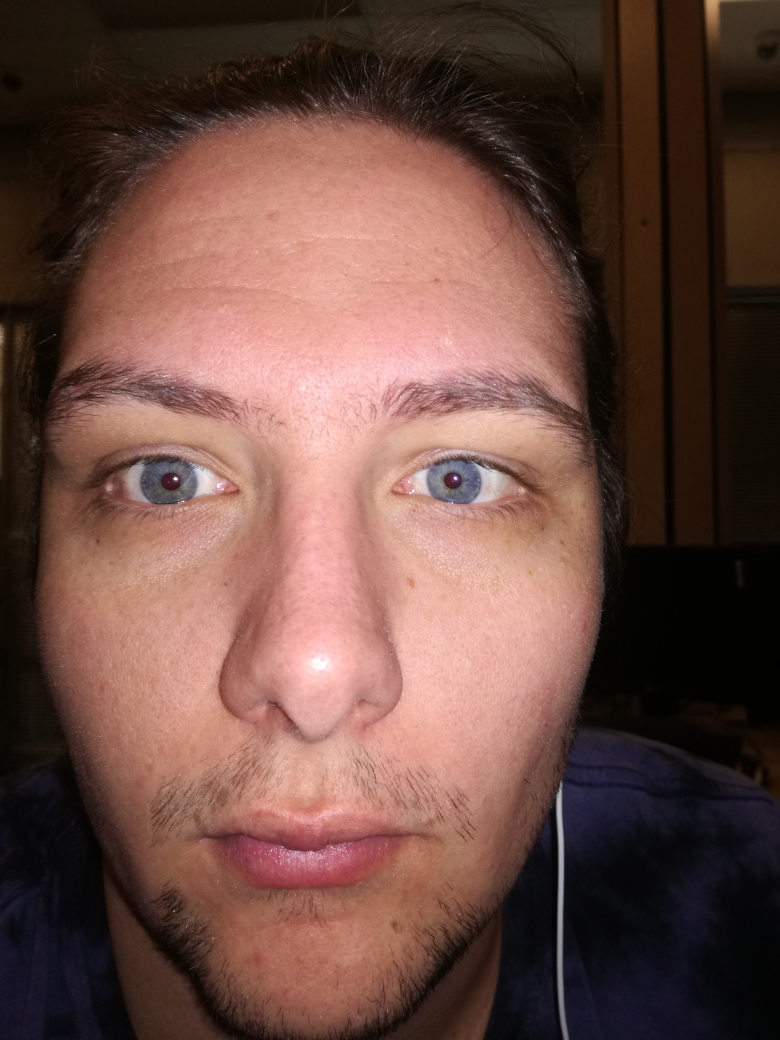
//> input picture OpenCVTest/faceh4.jpg, 3120 x 4160 px (shown at 1/4 size)
$ ./Source   (built with g++ and OpenCV 4)
//> lines starting //> are read from the running program, lines starting //| are printed output that depends on the picture; after the words box and inside, x2 and y2 are one past the last pixel; in counts of white or black regions, pixels touching at a corner belong together
### OpenCVTest/gaborfilter.h
#ifndef GABORFILTER_H
#define GABORFILTER_H

#include <opencv2/core/core.hpp>
#include <opencv2/imgproc/imgproc.hpp>
#include <opencv2/highgui/highgui.hpp>
#include <vector>
#include <map>

using namespace cv;
using namespace std;

class Gaborfilter
{
public:
    Gaborfilter();
    ~Gaborfilter();

    bool create_kernel(int r,int theta,int alpha,int beta,double omiga,int ktype);
    Mat getRealKernel();
    Mat getImagKernel();
    vector<char> getIrisCode();
    void clearIrisCode();
    double filterGabor(Mat &src,Mat &kernel);
    void gaborCode(Mat input);
    void quicksort(vector<double> a,int left,int right);

private:
    Mat realKernel,imagKernel;
    vector<char> irisCode;
    bool isCreatedKernel = false;
    //vector<double> suitw;
    multimap<double,double> suitmap;
};

#endif // GABORFILTER_H

### OpenCVTest/segment.h
#ifndef SEGMENT_H
#define SEGMENT_H

#include<opencv2/core/core.hpp>
#include<opencv2/imgproc/imgproc.hpp>
#include<opencv2/highgui/highgui.hpp>

class Segment
{
public:
    Segment();
    ~Segment();

    void findPupilEdge(cv::Mat &scr,cv::Mat &dst);
    void findIrisEdge(cv::Mat &img,cv::Mat &dst);
    int calCircleSum(cv::Mat &img,int x,int y,int r);
    void drawCircle(cv::Mat &img,int x,int y,int r);

    int pupil_x,pupil_y,pupil_r,iris_r;
    cv::Mat gaussMat;
};

struct t_attr
{
    int i0,i1;
    int j0,j1;
    int r0,r1;
    Segment seg;
};

struct r_attr
{
    int x,y,r;
    int max;
};

#endif // SEGMENT_H

### OpenCVTest/Source.h

#include "opencv2/objdetect/objdetect.hpp"
#include "opencv2/highgui/highgui.hpp"
#include "opencv2/imgproc/imgproc.hpp"
#include <opencv2/opencv.hpp>
#include "opencv2/features2d/features2d.hpp"
#include <iostream>
#include <stdio.h>
#include <cmath>
#include <list>
#include "segment.h"
#include "gaborfilter.h"

#define PI 3.14159265358979323846

using namespace std;
using namespace cv;

/** Function Headers */
void segmentIris(Mat &src, Mat &dst);
vector<char> gabor(Mat src);
Mat detectIris(Mat frame);
Mat findEye(Mat input);
Mat blurImage(Mat input);
Mat cannyTransform(Mat input);
Mat edgeContour(Mat input);
Mat findAndExtractIris(Mat &input, Mat &unprocessed, Mat &original);
int findIrisRadius(Mat input, Point startPoint, int radius);
Mat fillHoles(Mat input);
Mat findPupil(Mat input, Rect eye);
Mat normalize(Mat input); // , int pupilx, int pupily, int pupilRadius, int irisRadius
vector<int> LBP(Mat input);
bool checkUniform(vector<int> binaryCode);
double hammingDistance(vector<int> savedCode, vector<int> inputCode);
double chiSquared(vector<int> hist1, vector<int> hist2);
void showCurrentImage(Mat input);
bool houghCircle(Mat cannied, int &radius, vector<int> &xCenter, vector<int> &yCenter);

/** Global variables */
String eyes_cascade_name = "haarcascade_eye.xml";
CascadeClassifier eyes_cascade2;
string window = "Output";
int pupilx, pupily, pupilRadius, irisRadius;
int histogramValues[58] = {0, 1, 2, 3, 4, 6, 7, 8, 12, 14, 15, 16, 24, 28, 30, 31, 32, 48, 56, 60, 62, 63, 64, 96, 112, 120, 124, 126, 127, 128, 129, 131, 135, 143, 159, 191, 192, 193, 195, 199, 207, 223, 224, 225, 227, 231, 239, 240, 241, 243, 247, 248, 249, 251, 252, 253, 254, 255};

### OpenCVTest/Source.cpp
// OpenCVTest.cpp : Defines the entry point for the console application.
//
#include "Source.h"

//loads images
int main(int argc, const char** argv)
{
	if (!eyes_cascade2.load(eyes_cascade_name))
	{
		printf("Failed to load cascade\n");
		return -1;
	};


	Mat frame1 = imread("faceh4.jpg");
//> frame1 is the input picture: 4160 rows x 3120 cols, CV_8UC3; mean B, G, R 66.2, 74.6, 106.8
	Mat normalized1 = detectIris(frame1);
	vector<int> eye1 = LBP(normalized1);

	Mat frame2 = imread("faceh2.jpg");
	Mat normalized2 = detectIris(frame2);
	vector<int> eye2 = LBP(normalized2);

	cout << chiSquared(eye1, eye2) << endl;

	vector<int> eye1NBP = NBP(normalized1);
	vector<int> eye2NBP = NBP(normalized2);
	cout << hammingDistance(eye1NBP, eye2NBP) << endl;


	int hold;
	cin >> hold;

	return 0;
}

//calls the iris recognition fucntions
Mat detectIris(Mat input)
{
	Mat currentImage = input;
	//Eye localization
	currentImage = findEye(currentImage);
	Mat unprocessed = currentImage;
	showCurrentImage(currentImage);

	//Locate, extract and normalize iris
	currentImage = findAndExtractIris(currentImage, unprocessed, input);
	showCurrentImage(currentImage);

	destroyAllWindows();
	return currentImage;
}

//uses haar cascade to find the eye
Mat findEye(Mat input)
{
	Mat gray;
	cvtColor(input, gray, CV_BGR2GRAY);
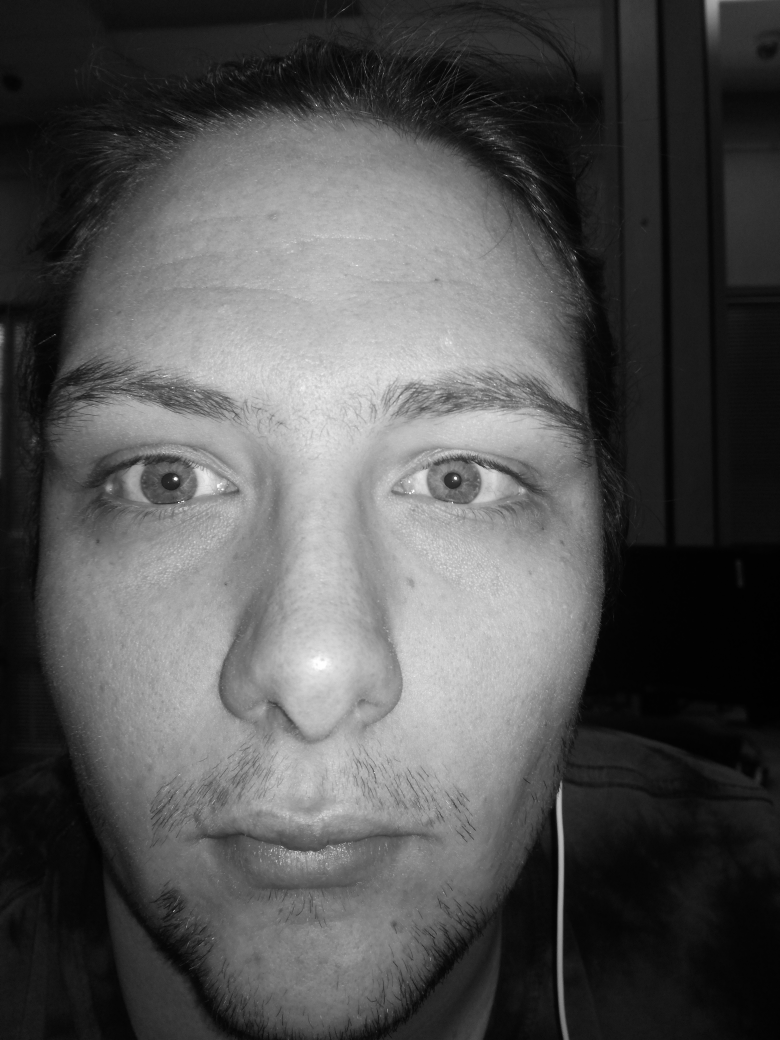
//> gray: 4160 rows x 3120 cols, CV_8UC1 (shown at 1/4 size); min 0, max 255, mean 83.3
	//equalizeHist(gray, gray);

	int minSize = gray.size().height * 0.15;
//> minSize = 624

	vector<Rect> eyes;
	eyes_cascade2.detectMultiScale(gray, eyes, 1.1, 2, 0 | CV_HAAR_SCALE_IMAGE, Size(minSize, minSize));
//> eyes = 2 Rects (x, y, width, height): [224, 1531, 794, 794], [1408, 1529, 786, 786]

	Rect eyeRegion;
	if (eyes[0].x > eyes[1].x)
		eyeRegion = Rect(eyes[0].x, eyes[0].y, eyes[0].width, eyes[0].height);
	else
		eyeRegion = Rect(eyes[1].x, eyes[1].y, eyes[1].width, eyes[1].height);
//> eyeRegion = Rect(1408, 1529, 786, 786)
	return gray(eyeRegion);
}

//gaussian blurs the image using opencv
// [36 lines left out: functions blurImage, cannyTransform, edgeContour, not called in this run]

//find iris and pupil using CHT
Mat findAndExtractIris(Mat &input, Mat &unprocessed, Mat &original)
{

	Mat processed;

	processed = fillHoles(input);
//> in fillHoles, `threshold(input, thresholded, 70, 255, THRESH_BINARY_INV);`:
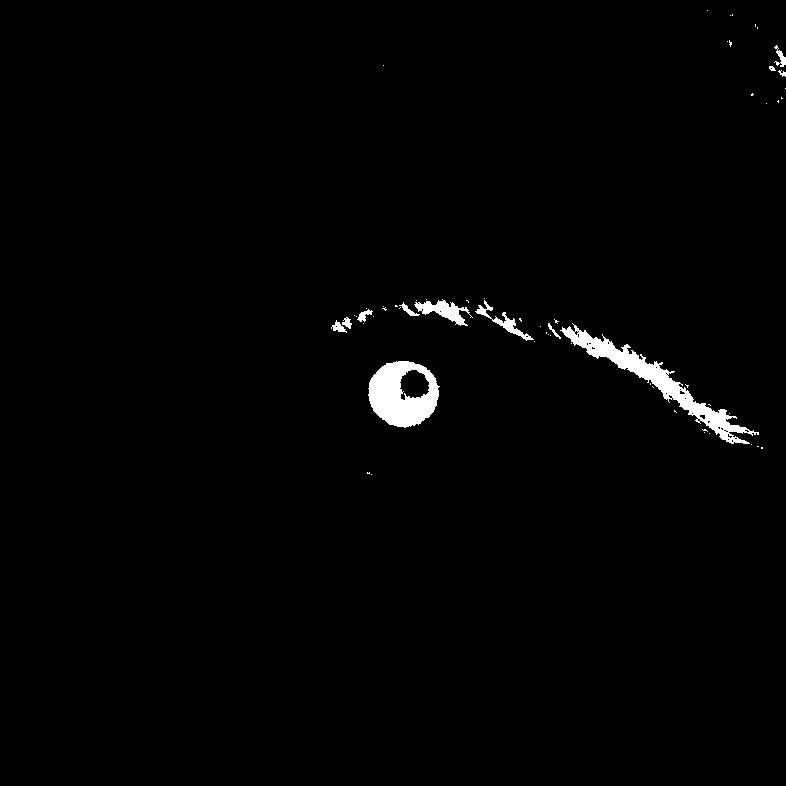
//> thresholded: 786 rows x 786 cols, CV_8UC1; 1.3% white; 60 white regions (48 under 20 px), largest, box (x1, y1, x2, y2) and area: (560, 323, 759, 444) 3500, (368, 361, 440, 428) 3048, (414, 299, 473, 326) 635
//> in fillHoles, `floodFill(floodfilled, Point(0, 0), Scalar(255));`: floodfilled: 786 rows x 786 cols, CV_8UC1; 99.9% white; 34 black regions (33 under 20 px), largest, box (x1, y1, x2, y2) and area: (400, 370, 429, 400) 627
//> processed: 786 rows x 786 cols, CV_8UC1; 1.5% white; 60 white regions (48 under 20 px), largest, box (x1, y1, x2, y2) and area: (368, 361, 440, 428) 3675, (560, 323, 759, 444) 3594, (414, 299, 473, 326) 639
	showCurrentImage(processed);

	// [8 lines of commented-out code are left out]

	GaussianBlur(processed, processed, Size(9, 9), 3, 3);
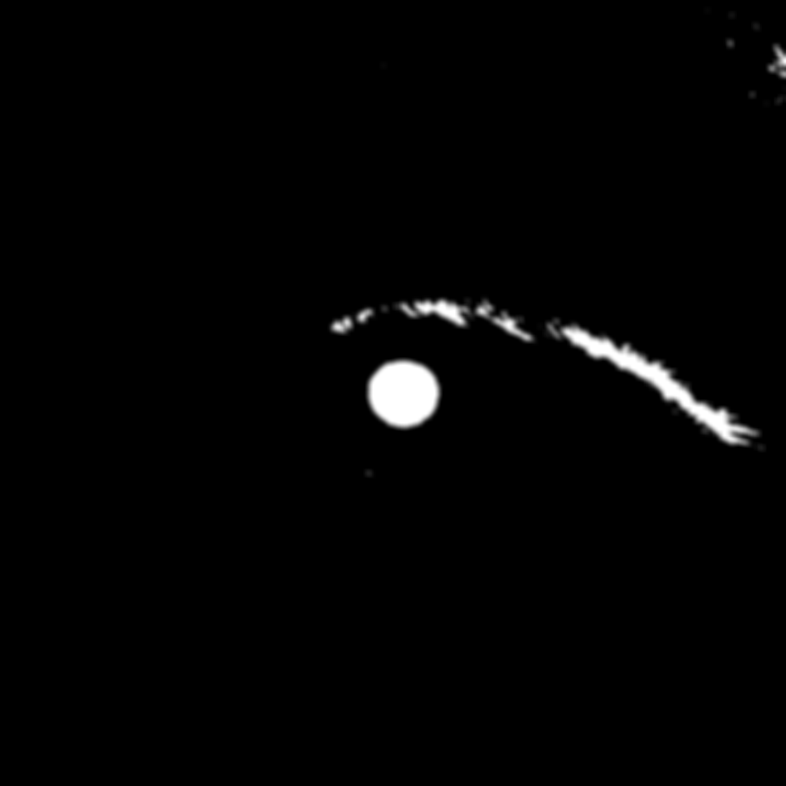
//> processed: 786 rows x 786 cols, CV_8UC1; min 0, max 255, mean 3.7
	showCurrentImage(processed);

	vector<Vec3f> circles;
	HoughCircles(processed, circles, CV_HOUGH_GRADIENT, 2, original.rows / 8, 255, 30, 0, 0);
//> circles = 1 circle (x, y, radius): [403, 393, 35]
	for (size_t i = 0; i < 1; i++)//circles.size()
	{


		Point center(cvRound(circles[i][0]), cvRound(circles[i][1]));
		pupilx = cvRound(circles[i][0]), pupily = cvRound(circles[i][1]);
		pupilRadius = cvRound(circles[i][2]);
		irisRadius = findIrisRadius(unprocessed, center, pupilRadius);

		circle(unprocessed, center, pupilRadius*1.1, Scalar(0, 0, 0), CV_FILLED);
		circle(unprocessed, center, irisRadius, Scalar(0, 0, 255), 2, 8, 0);
	}
//> this loop made 1 pass
//> (pupilx, pupily, pupilRadius, irisRadius) on pass 1: (403, 393, 35, 115)
//> pass 1, in findIrisRadius, `threshold(input, processed, 180, 255, CV_THRESH_BINARY);`:
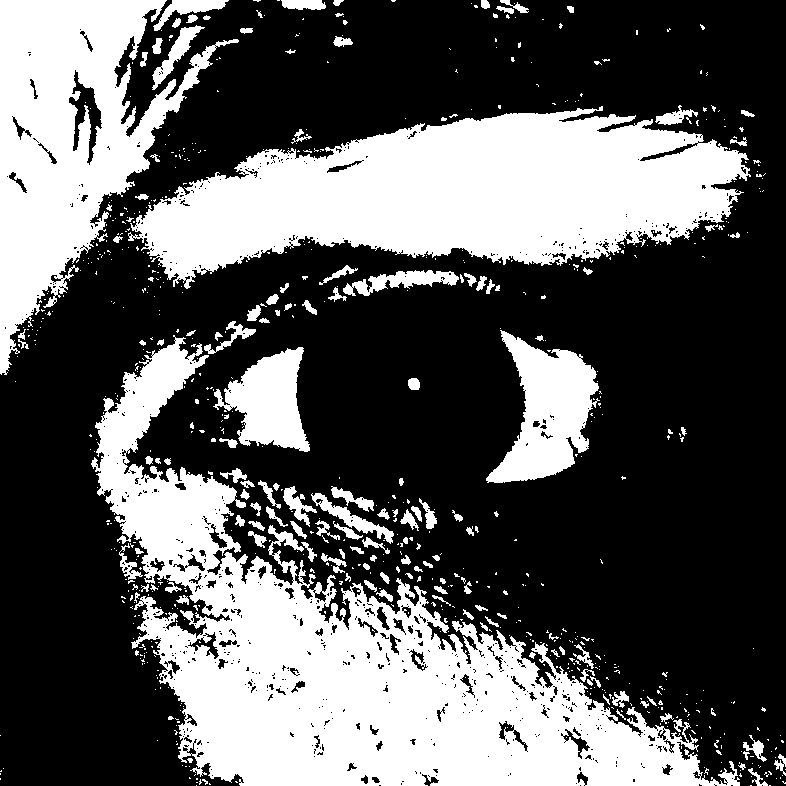
//> processed: 786 rows x 786 cols, CV_8UC1; 36.4% white; 779 white regions (637 under 20 px), largest, box (x1, y1, x2, y2) and area: (91, 335, 740, 786) 91356, (128, 106, 751, 289) 65118, (0, 0, 239, 375) 36891
//> after the loop:
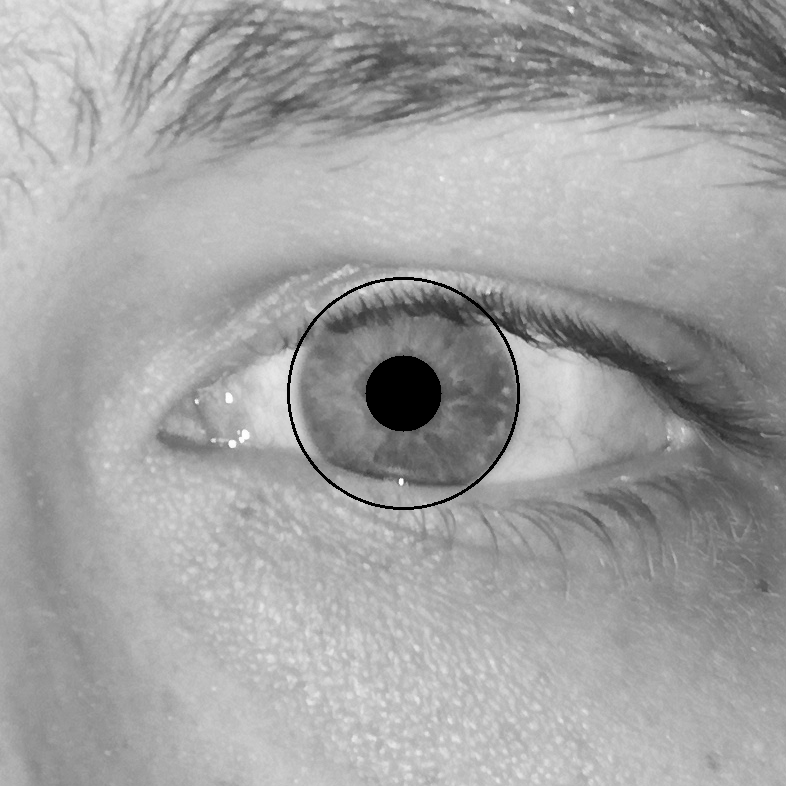
//> unprocessed: 786 rows x 786 cols, CV_8UC1; min 0, max 254, mean 161.8

	showCurrentImage(unprocessed);
	Mat iris = normalize(unprocessed);
	return iris;
}

//finds the iris radius using pupil radius and thresholding
int findIrisRadius(Mat input , Point startPoint, int radius)
{
	Mat processed;
	threshold(input, processed, 180, 255, CV_THRESH_BINARY);
	showCurrentImage(processed);
	int rightIntensity;
	int leftIntensity;
	int position = startPoint.x + (radius+20);
	int newRadius = radius+20;
	while (true)
	{
		rightIntensity = processed.at<uchar>(startPoint.y, position);
		position += 10;
		newRadius += 10;
		leftIntensity = processed.at<uchar>(startPoint.y, position);
		if (leftIntensity != rightIntensity)
			return newRadius-10;
	}
	return 0;
}

//fills "holes" created by reflections
Mat fillHoles(Mat input)
{
	Mat thresholded;
	threshold(input, thresholded, 70, 255, THRESH_BINARY_INV);

	showCurrentImage(thresholded);

	Mat floodfilled = thresholded.clone();
	floodFill(floodfilled, Point(0, 0), Scalar(255));

	bitwise_not(floodfilled, floodfilled);

	return (thresholded | floodfilled);
}

//finds the pupil - unused
// [28 lines left out: function findPupil, not called in this run]

//normalizes the circular image to rectangular
Mat normalize(Mat input) // , int pupilx, int pupily, int pupilRadius, int irisRadius
{
	int yNew = 360;
	int xNew = 100;

	Mat normalized = Mat(xNew, yNew, CV_8U, Scalar(255));
	for (int i = 0; i < yNew; i++)
	{
		double alpha = 2 * PI * i / yNew;
		for (int j = 0; j < xNew; j++)
		{
			double r = 1.0*j / xNew;
			int x = (int)((1 - r)*(pupilx + pupilRadius*cos(alpha)) + r*(pupilx + irisRadius*cos(alpha)));
			int y = (int)((1 - r)*(pupily + pupilRadius*sin(alpha)) + r*(pupily + irisRadius*sin(alpha)));
			if (x < 0)
				x = 0;
			if (y < 0)
				y = 0;
			if (x > input.size().width-1)
				x = input.size().width-1;
			if (y > input.size().height-1)
				y = input.size().height-1;
			normalized.at<uchar>(j, i) = input.at<uchar>(y, x);
		}
	}
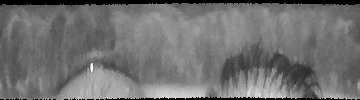
//> normalized: 100 rows x 360 cols, CV_8UC1; min 0, max 254, mean 112.6
	Rect reducedSelection(0, 5, 360, 60);
	normalized = normalized(reducedSelection);
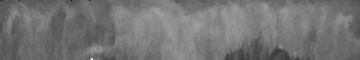
//> normalized: 60 rows x 360 cols, CV_8UC1; min 0, max 253, mean 115.9
	return normalized;
}

//uniform LBP feature extraction method
// [262 lines left out: functions LBP, checkUniform, NBP, hammingDistance, chiSquared, not called in this run]

//shows an image in output window
void showCurrentImage(Mat input)
{
	imshow(window, input);
	waitKey(0);
}

//circular hough transform
// [106 lines left out: functions CHT, myThreshold, myEdgeDetetor, not called in this run]

$ run again, with OpenCVTest/faceh1.jpg copied over OpenCVTest/faceh4.jpg
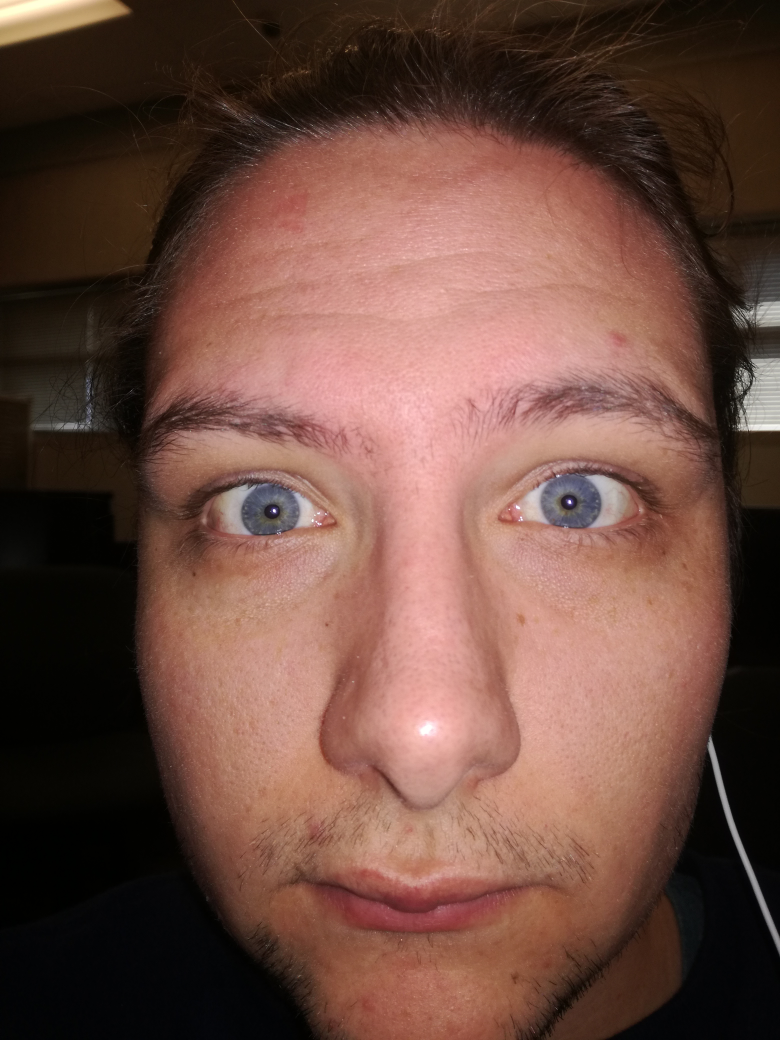
//> input picture OpenCVTest/faceh1.jpg, 3120 x 4160 px (shown at 1/4 size)
//> frame1 is the input picture: 4160 rows x 3120 cols, CV_8UC3; mean B, G, R 64.4, 74.9, 108.1
//> eyes = 2 Rects (x, y, width, height): [1874, 1587, 824, 824], [619, 1648, 787, 787]
//> eyeRegion = Rect(1874, 1587, 824, 824)
//> thresholded: 824 rows x 824 cols, CV_8UC1; 2.5% white; 121 white regions (91 under 20 px), largest, box (x1, y1, x2, y2) and area: (446, 286, 802, 479) 11204, (368, 391, 441, 454) 2936, (781, 0, 824, 36) 550
//> in findAndExtractIris, `GaussianBlur(processed, processed, Size(9, 9), 3, 3);`:
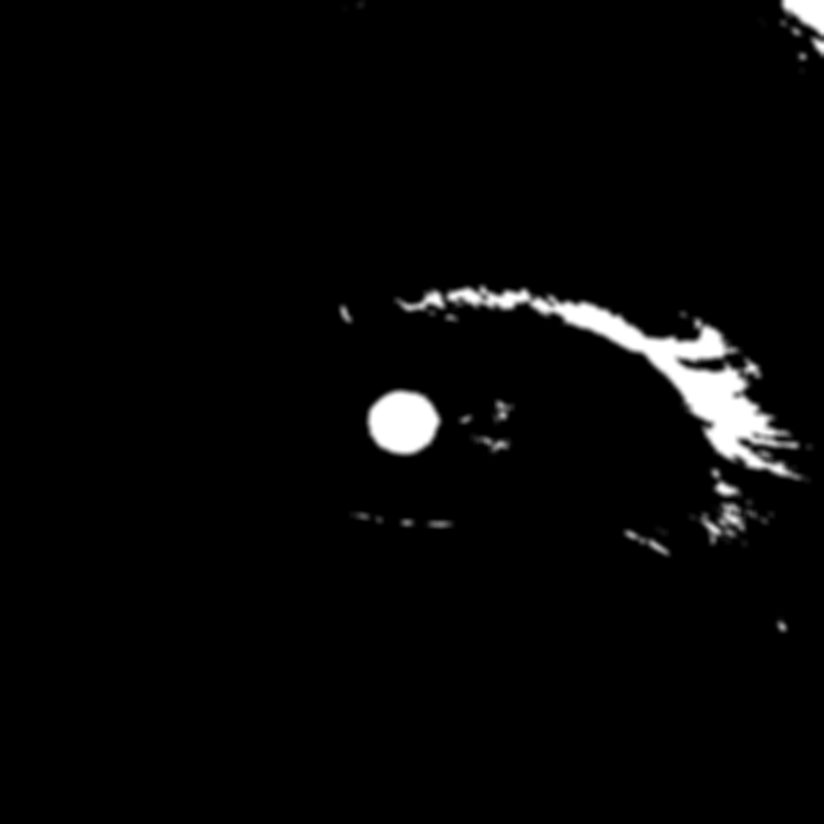
//> processed: 824 rows x 824 cols, CV_8UC1; min 0, max 255, mean 6.8
//> circles = 2 circles (x, y, radius): [467, 561, 271], [739, 111, 262]
//> the loop in findAndExtractIris, `for (size_t i = 0; i < 1; i++)` made 1 pass
//> (pupilx, pupily, pupilRadius, irisRadius) on pass 1: (467, 561, 271, 1291)
//> in normalize, `normalized = normalized(reducedSelection);`:
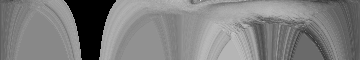
//> normalized: 60 rows x 360 cols, CV_8UC1; min 0, max 217, mean 126.7
